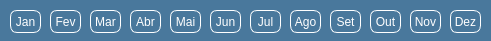
          <widget class="QFrame" name="frame_13">
           <property name="geometry">
            <rect>
             <x>10</x>
             <y>120</y>
             <width>491</width>
             <height>41</height>
            </rect>
           </property>
           <property name="styleSheet">
            <string notr="true">background-color: rgb(73, 120, 156);
border-radius: 10px;</string>
           </property>
           <property name="frameShape">
            <enum>QFrame::StyledPanel</enum>
           </property>
           <property name="frameShadow">
            <enum>QFrame::Raised</enum>
           </property>
           <widget class="QPushButton" name="pushButton_17">
            <property name="geometry">
             <rect>
              <x>450</x>
              <y>10</y>
              <width>31</width>
              <height>23</height>
             </rect>
            </property>
            <property name="cursor">
             <cursorShape>PointingHandCursor</cursorShape>
            </property>
            <property name="styleSheet">
             <string notr="true">QPushButton{
	border: 1px solid white;
	Color: white;
	border-radius: 7px;

}
QPushButton:hover{
	Color: black;
	
	
	background-color: rgb(110, 184, 236);
}</string>
            </property>
            <property name="text">
             <string>Dez</string>
            </property>
           </widget>
           <widget class="QPushButton" name="pushButton_16">
            <property name="geometry">
             <rect>
              <x>410</x>
              <y>10</y>
              <width>31</width>
              <height>23</height>
             </rect>
            </property>
            <property name="cursor">
             <cursorShape>PointingHandCursor</cursorShape>
            </property>
            <property name="styleSheet">
             <string notr="true">QPushButton{
	border: 1px solid white;
	Color: white;
	border-radius: 7px;

}
QPushButton:hover{
	Color: black;
	
	
	background-color: rgb(110, 184, 236);
}</string>
            </property>
            <property name="text">
             <string>Nov</string>
            </property>
           </widget>
           <widget class="QPushButton" name="pushButton_15">
            <property name="geometry">
             <rect>
              <x>370</x>
              <y>10</y>
              <width>31</width>
              <height>23</height>
             </rect>
            </property>
            <property name="cursor">
             <cursorShape>PointingHandCursor</cursorShape>
            </property>
            <property name="styleSheet">
             <string notr="true">QPushButton{
	border: 1px solid white;
	Color: white;
	border-radius: 7px;

}
QPushButton:hover{
	Color: black;
	
	
	background-color: rgb(110, 184, 236);
}</string>
            </property>
            <property name="text">
             <string>Out</string>
            </property>
           </widget>
           <widget class="QPushButton" name="pushButton_6">
            <property name="geometry">
             <rect>
              <x>10</x>
              <y>10</y>
              <width>31</width>
              <height>23</height>
             </rect>
            </property>
            <property name="cursor">
             <cursorShape>PointingHandCursor</cursorShape>
            </property>
            <property name="styleSheet">
             <string notr="true">QPushButton{
	border: 1px solid white;
	Color: white;
	border-radius: 7px;

}
QPushButton:hover{
	Color: black;
	
	
	background-color: rgb(110, 184, 236);
}</string>
            </property>
            <property name="text">
             <string>Jan</string>
            </property>
           </widget>
           <widget class="QPushButton" name="pushButton_7">
            <property name="geometry">
             <rect>
              <x>50</x>
              <y>10</y>
              <width>31</width>
              <height>23</height>
             </rect>
            </property>
            <property name="cursor">
             <cursorShape>PointingHandCursor</cursorShape>
            </property>
            <property name="styleSheet">
             <string notr="true">QPushButton{
	border: 1px solid white;
	Color: white;
	border-radius: 7px;

}
QPushButton:hover{
	Color: black;
	
	
	background-color: rgb(110, 184, 236);
}</string>
            </property>
            <property name="text">
             <string>Fev</string>
            </property>
           </widget>
           <widget class="QPushButton" name="pushButton_14">
            <property name="geometry">
             <rect>
              <x>330</x>
              <y>10</y>
              <width>31</width>
              <height>23</height>
             </rect>
            </property>
            <property name="cursor">
             <cursorShape>PointingHandCursor</cursorShape>
            </property>
            <property name="styleSheet">
             <string notr="true">QPushButton{
	border: 1px solid white;
	Color: white;
	border-radius: 7px;

}
QPushButton:hover{
	Color: black;
	
	
	background-color: rgb(110, 184, 236);
}</string>
            </property>
            <property name="text">
             <string>Set</string>
            </property>
           </widget>
           <widget class="QPushButton" name="pushButton_13">
            <property name="geometry">
             <rect>
              <x>290</x>
              <y>10</y>
              <width>31</width>
              <height>23</height>
             </rect>
            </property>
            <property name="cursor">
             <cursorShape>PointingHandCursor</cursorShape>
            </property>
            <property name="styleSheet">
             <string notr="true">QPushButton{
	border: 1px solid white;
	Color: white;
	border-radius: 7px;

}
QPushButton:hover{
	Color: black;
	
	
	background-color: rgb(110, 184, 236);
}</string>
            </property>
            <property name="text">
             <string>Ago</string>
            </property>
           </widget>
           <widget class="QPushButton" name="pushButton_8">
            <property name="geometry">
             <rect>
              <x>90</x>
              <y>10</y>
              <width>31</width>
              <height>23</height>
             </rect>
            </property>
            <property name="cursor">
             <cursorShape>PointingHandCursor</cursorShape>
            </property>
            <property name="styleSheet">
             <string notr="true">QPushButton{
	border: 1px solid white;
	Color: white;
	border-radius: 7px;

}
QPushButton:hover{
	Color: black;
	
	
	background-color: rgb(110, 184, 236);
}</string>
            </property>
            <property name="text">
             <string>Mar</string>
            </property>
           </widget>
           <widget class="QPushButton" name="pushButton_9">
            <property name="geometry">
             <rect>
              <x>130</x>
              <y>10</y>
              <width>31</width>
              <height>23</height>
             </rect>
            </property>
            <property name="cursor">
             <cursorShape>PointingHandCursor</cursorShape>
            </property>
            <property name="styleSheet">
             <string notr="true">QPushButton{
	border: 1px solid white;
	Color: white;
	border-radius: 7px;

}
QPushButton:hover{
	Color: black;
	
	
	background-color: rgb(110, 184, 236);
}</string>
            </property>
            <property name="text">
             <string>Abr</string>
            </property>
           </widget>
           <widget class="QPushButton" name="pushButton_10">
            <property name="geometry">
             <rect>
              <x>170</x>
              <y>10</y>
              <width>31</width>
              <height>23</height>
             </rect>
            </property>
            <property name="cursor">
             <cursorShape>PointingHandCursor</cursorShape>
            </property>
            <property name="styleSheet">
             <string notr="true">QPushButton{
	border: 1px solid white;
	Color: white;
	border-radius: 7px;

}
QPushButton:hover{
	Color: black;
	
	
	background-color: rgb(110, 184, 236);
}</string>
            </property>
            <property name="text">
             <string>Mai</string>
            </property>
           </widget>
           <widget class="QPushButton" name="pushButton_11">
            <property name="geometry">
             <rect>
              <x>210</x>
              <y>10</y>
              <width>31</width>
              <height>23</height>
             </rect>
            </property>
            <property name="cursor">
             <cursorShape>PointingHandCursor</cursorShape>
            </property>
            <property name="styleSheet">
             <string notr="true">QPushButton{
	border: 1px solid white;
	Color: white;
	border-radius: 7px;

}
QPushButton:hover{
	Color: black;
	
	
	background-color: rgb(110, 184, 236);
}</string>
            </property>
            <property name="text">
             <string>Jun</string>
            </property>
           </widget>
           <widget class="QPushButton" name="pushButton_12">
            <property name="geometry">
             <rect>
              <x>250</x>
              <y>10</y>
              <width>31</width>
              <height>23</height>
             </rect>
            </property>
            <property name="cursor">
             <cursorShape>PointingHandCursor</cursorShape>
            </property>
            <property name="styleSheet">
             <string notr="true">QPushButton{
	border: 1px solid white;
	Color: white;
	border-radius: 7px;

}
QPushButton:hover{
	Color: black;
	
	
	background-color: rgb(110, 184, 236);
}</string>
            </property>
            <property name="text">
             <string>Jul</string>
            </property>
           </widget>
          </widget>
